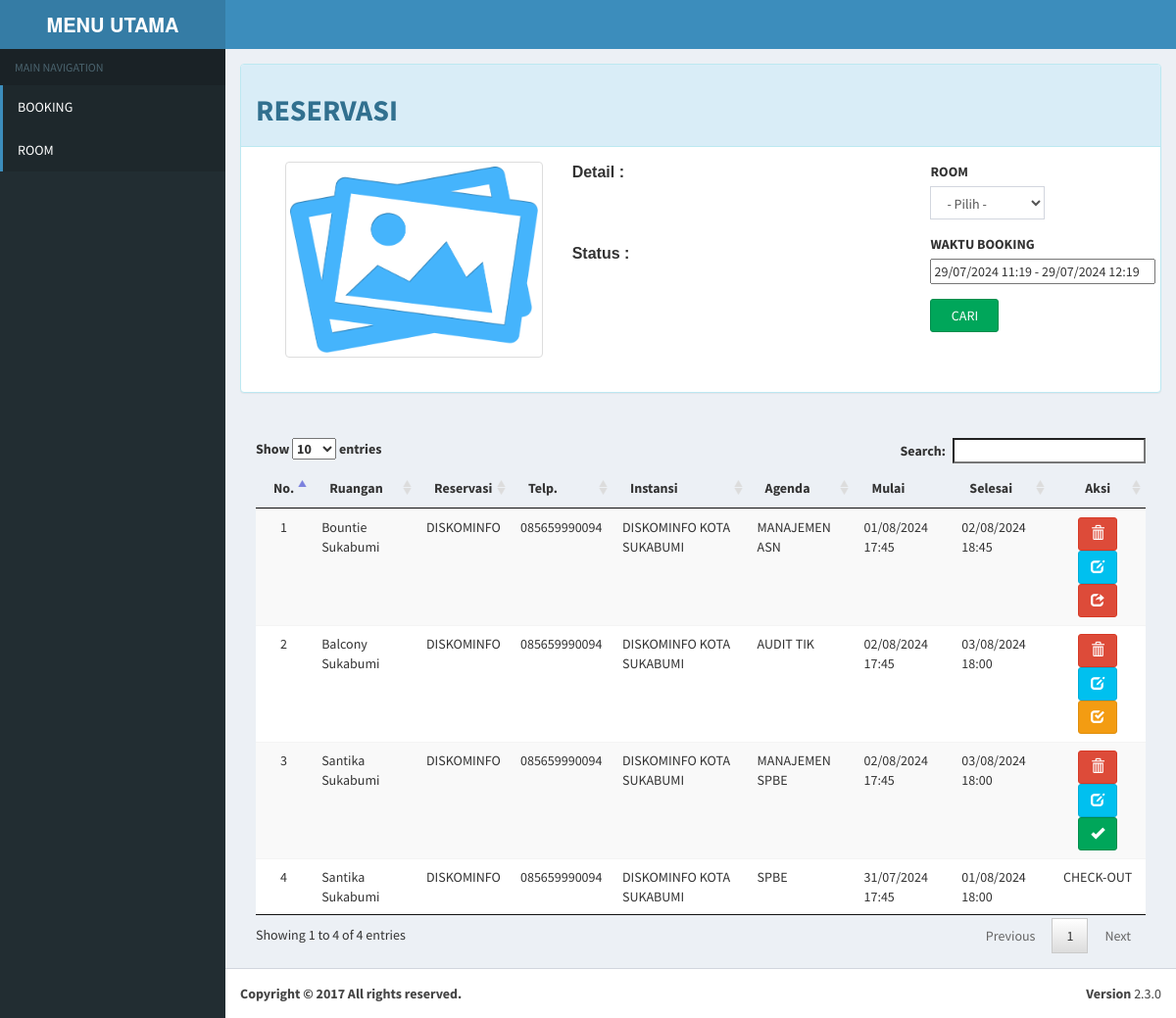
The page / on the database its author committed.
### tables this page shows
CREATE TABLE `booking_room` (
  `id_booking` int(255) NOT NULL,
  `id_room` int(255) NOT NULL,
  `nama_pembooking` varchar(255) NOT NULL,
  `telp_pembooking` varchar(255) NOT NULL,
  `tgl_booking` datetime NOT NULL,
  `tgl_selesai` datetime NOT NULL,
  `unit_kerja` varchar(255) NOT NULL,
  `agenda_rapat` varchar(255) NOT NULL,
  `status_room` varchar(255) NOT NULL
);

CREATE TABLE `room` (
  `id_room` int(255) NOT NULL,
  `nama_room` varchar(255) NOT NULL,
  `detail_room` varchar(255) NOT NULL,
  `kapasitas_room` varchar(255) NOT NULL,
  `gambar` varchar(255) NOT NULL
);

### booking.php (the view, shortened to what this page needs)
<section class="content">
  <div class="row">
    <div class="col-lg-12">
      <div class="panel panel-info">
        <div class="panel-heading">
          <h2><b>RESERVASI</b></h2>
        </div>
        <div class="panel-body">
          <div class="col-lg-12">
            <div class="col-lg-4">
              <img class='img-thumbnail' id="imgbr" style='width: 300px; height: 200px;' src='image/imgbg.png'>
            </div>
            <div class="col-lg-4" style="word-wrap:break-word">
              <font size="3em" face="Arial"><b>Detail :</b></font>
              <font size="3em" face="Arial" id="fdet"></font><br><br><br>
              <br><font size="3em" face="Arial"><b>Status :</b></font> <a href="#" class="btn btn-success hidden btn-tersedia">TERSEDIA</a>
            </div>
            <div class="col-lg-2 col-lg-push-1">
              <form id="form_cari">
                <div class="form-group">
                  <label>ROOM</label>
                  <select name="room_list" class="form-control" required>
                    <option value="">- Pilih - </option>
                  </select>
                </div>
                <div class="form-group">
                  <label>WAKTU BOOKING</label>
                  <input class="date" id="datepicker" name="datepicker" type="text" style="width: 230px" required readonly>
                </div>
                <div class="form-group">
                  <input type="submit" class="btn btn-success" style="width: 70px;" value="CARI">
                </div>
              </form>
            </div>
          </div>
          </div>
          <div class="col-lg-12" style="margin-top: 5%;">
            <table class="table table-hover table-striped" id="tbl-book">
              <thead>
                <th>No.</th>
                <th>Ruangan</th>
                <th>Reservasi</th>
                <th>Telp.</th>
                <th>Instansi</th>
                <th>Agenda</th>
                <th>Mulai</th>
                <th>Selesai</th>
                <th><center>Aksi</center></th>
              </thead>
              <tbody>
                <?php
                $sql = mysql_query("select r.nama_room, b.nama_pembooking, b.telp_pembooking, b.unit_kerja, b.agenda_rapat, b.tgl_booking, b.tgl_selesai, b.id_booking, b.status_room from room r join booking_room b on r.id_room = b.id_room order by b.id_booking desc");
                $i = 1;
                while ($row = mysql_fetch_assoc($sql)) {
                  ?>
                  <tr>
                    <td align="center"><?php echo $i++; ?></td>
                    <td><?php echo $row['nama_room']; ?></td>
                    <td><?php echo $row['nama_pembooking']; ?></td>
                    <td><?php echo $row['telp_pembooking']; ?></td>
                    <td><?php echo $row['unit_kerja']; ?></td>
                    <td><?php echo $row['agenda_rapat']; ?></td>
                    <td><?php echo date("d/m/Y H:i", strtotime($row['tgl_booking'])); ?></td>
                    <td><?php echo date("d/m/Y H:i", strtotime($row['tgl_selesai'])); ?></td>
                    <td align="center">
                      <?php
                      if ($row['status_room'] == '3') {
                        echo "CHECK-OUT";
                      } else {
                      ?>
                      <button class="btn btn-danger button_hapus_booking" name="<?php echo $row['id_booking'] ; ?>" data-toggle="tooltip" data-placement="bottom" title="DELETE"><span class="glyphicon glyphicon-trash"></span></button>
                      <button class="btn btn-info button_edit_booking" name="<?php echo $row['id_booking'] ; ?>" data-toggle="tooltip" data-placement="bottom" title="EDIT"><span class="glyphicon glyphicon-edit"></span></button>
                      <?php
                        switch ($row['status_room']) {
                          case '0':
                            ?>
                            <button class="btn btn-success konfirmasi" name="<?php echo $row['id_booking'] ; ?>" data-toggle="tooltip" data-placement="bottom" title="KONFIRMASI"><span class="glyphicon glyphicon-ok"></span></button>
                            <?php
                            break;
                          case '1':
                            ?>
                            <button class="btn btn-warning cek_in" name="<?php echo $row['id_booking'] ; ?>" data-toggle="tooltip" data-placement="bottom" title="CHECK-IN"><span class="glyphicon glyphicon-check"></span></button>
                            <?php
                            break;
                          case '2':
                            ?>
                            <button class="btn btn-danger cek_out" name="<?php echo $row['id_booking'] ; ?>" data-toggle="tooltip" data-placement="bottom" title="CHECK-OUT"><span class="glyphicon glyphicon-share"></span></button>
                            <?php
                            break;
                        }
                      }
                      ?>
                    </td>
                  </tr>
                  <?php
                }
                ?>
              </tbody>
            </table>
          </div>
        </div>
      </div>
    </div>
  </div>

### rows shown on the page
booking_room: id_room.nama_room "Bountie Sukabumi", nama_pembooking "DISKOMINFO", telp_pembooking "085659990094", unit_kerja "DISKOMINFO KOTA SUKABUMI", agenda_rapat "MANAJEMEN ASN", tgl_booking "01/08/2024 17:45", tgl_selesai "02/08/2024 18:45"
booking_room: id_room.nama_room "Balcony Sukabumi", nama_pembooking "DISKOMINFO", telp_pembooking "085659990094", unit_kerja "DISKOMINFO KOTA SUKABUMI", agenda_rapat "AUDIT TIK", tgl_booking "02/08/2024 17:45", tgl_selesai "03/08/2024 18:00"
booking_room: id_room.nama_room "Santika Sukabumi", nama_pembooking "DISKOMINFO", telp_pembooking "085659990094", unit_kerja "DISKOMINFO KOTA SUKABUMI", agenda_rapat "MANAJEMEN SPBE", tgl_booking "02/08/2024 17:45", tgl_selesai "03/08/2024 18:00"
booking_room: id_room.nama_room "Santika Sukabumi", nama_pembooking "DISKOMINFO", telp_pembooking "085659990094", unit_kerja "DISKOMINFO KOTA SUKABUMI", agenda_rapat "SPBE", tgl_booking "31/07/2024 17:45", tgl_selesai "01/08/2024 18:00", status_room "CHECK-OUT"
